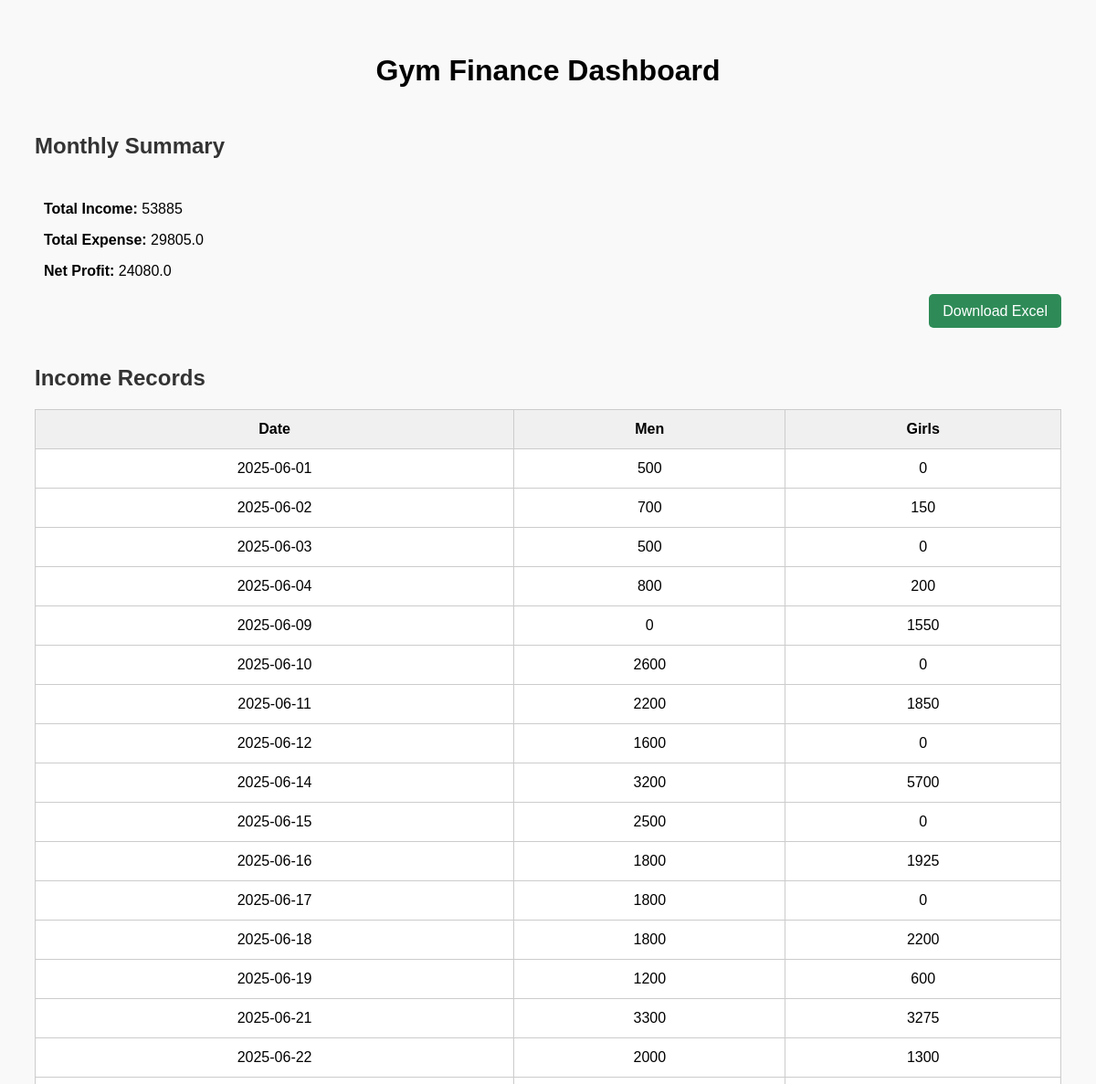
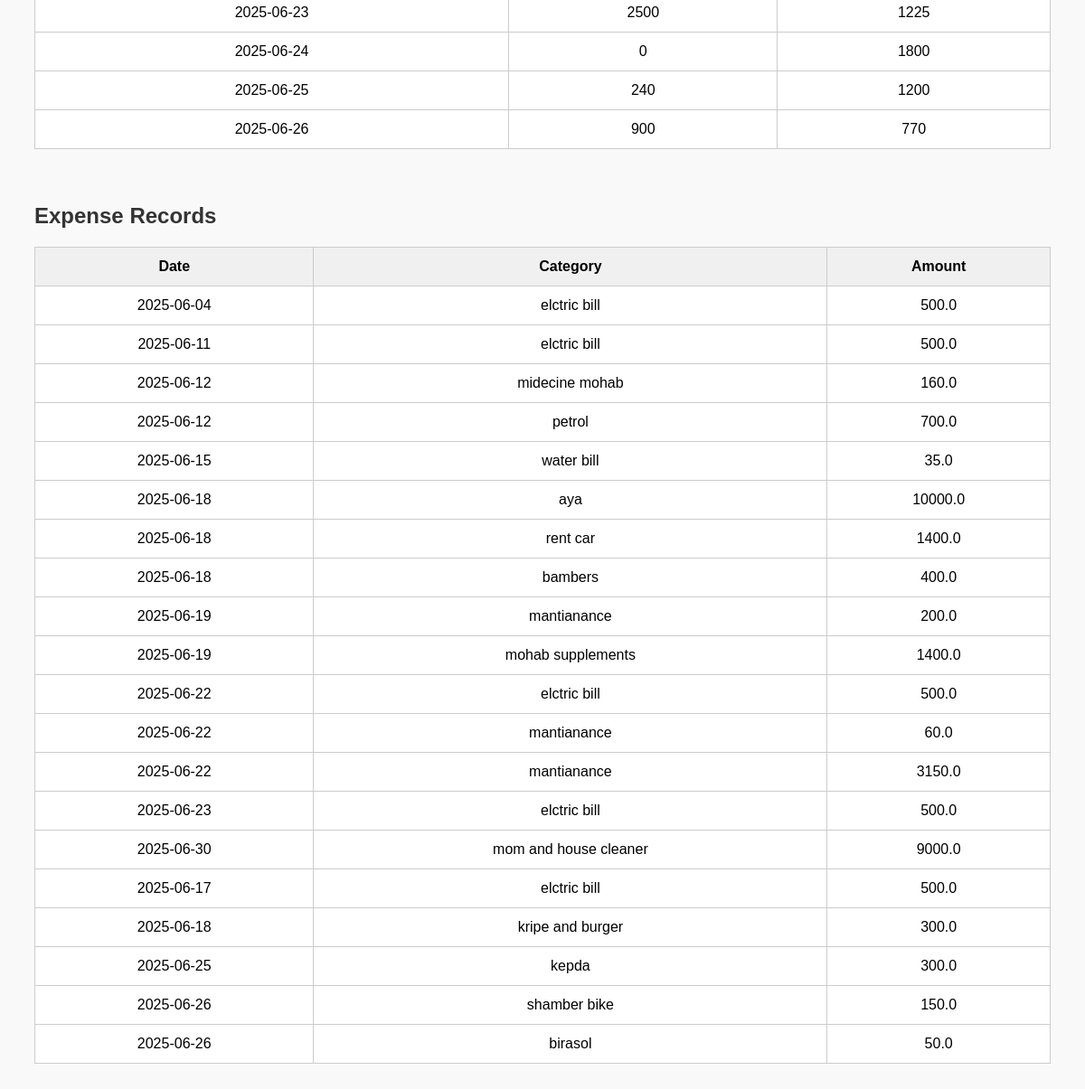
/dashboard, run on the app's committed database (2 pictures, top to bottom).
### app.py (models this page shows)
class Income(db.Model):
    id = db.Column(db.Integer, primary_key=True)              # Unique ID
    date = db.Column(db.Date, nullable=False)                 # Date of income
    men = db.Column(db.Integer, nullable=False)               # Men income amount
    girls = db.Column(db.Integer, nullable=False)             # Girls income amount

class Expense(db.Model):
    id = db.Column(db.Integer, primary_key=True)              # Unique ID
    date = db.Column(db.Date, nullable=False)                 # Date of expense
    category = db.Column(db.String(50), nullable=False)       # Expense category (e.g. rent, salary)
    cost = db.Column(db.Float, nullable=False)                # Cost of the expense

### app.py (the view)
@app.route('/dashboard')
def dashboard():
    income = Income.query.all()                          # Get all income
    expense = Expense.query.all()                        # Get all expenses
    total_income = sum(i.men + i.girls for i in income)  # Total income calculation
    total_expense = sum(e.cost for e in expense)         # Total expense calculation
    return render_template("dashboard.html",
                           total_income=total_income,
                           total_expense=total_expense,
                           income_records=income,
                           expense_records=expense)

### templates/dashboard.html (shortened to what this page needs)
<!DOCTYPE html>
<html lang="en">
<head>
</head>
<body>
    <h1> Gym Finance Dashboard</h1>
    <h2>Monthly Summary</h2>
    <div style="border: 1px soli d #ccc; padding: 10px; width: fit-content;">
      <p><strong>Total Income:</strong> {{ total_income }}</p>
      <p><strong>Total Expense:</strong> {{ total_expense }}</p>
      <p><strong>Net Profit:</strong> {{ total_income - total_expense }}</p>
    </div>
    <div class="export-link">
        <a href="{{ url_for('export_excel') }}"> Download Excel</a>
    </div>
    <div class="section">
        <h2>Income Records</h2>
        <table>
            <thead>
                <tr>
                    <th>Date</th>
                    <th>Men</th>
                    <th>Girls</th>
                </tr>
            </thead>
            <tbody>
                {% for income in income_records %}
                <tr>
                    <td>{{ income.date.strftime('%Y-%m-%d') }}</td>
                    <td>{{ income.men }}</td>
                    <td>{{ income.girls }}</td>
                </tr>
                {% else %}
                <tr><td colspan="3">No income records found.</td></tr>
                {% endfor %}
            </tbody>
        </table>
    </div>
    <div class="section">
        <h2>Expense Records</h2>
        <table>
            <thead>
                <tr>
                    <th>Date</th>
                    <th>Category</th>
                    <th>Amount</th>
                </tr>
            </thead>
            <tbody>
                {% for expense in expense_records %}
                <tr>
                    <td>{{ expense.date.strftime('%Y-%m-%d') }}</td>
                    <td>{{ expense.category }}</td>
                    <td>{{ expense.cost }}</td>
                </tr>
                {% else %}
                <tr><td colspan="3">No expense records found.</td></tr>
                {% endfor %}
            </tbody>
        </table>
    </div>
</body>
</html>

### templates/dashboard.html (style rules this page uses)
body { font-family: Arial, sans-serif; padding: 30px; background-color: #f9f9f9; }
h1 { text-align: center; margin-bottom: 40px; }
h2 { margin-top: 50px; color: #333; }
table { width: 100%; border-collapse: collapse; margin-top: 15px; background-color: #fff; }
th, td { padding: 12px; border: 1px solid #ccc; text-align: center; }
th { background-color: #f0f0f0; }
.section { margin-bottom: 60px; }
.export-link { text-align: right; margin-bottom: 20px; }
.export-link a { text-decoration: none; background-color: #2e8b57; color: white; padding: 10px 15px; border-radius: 5px; }

### data on the page
Income: date "2025-06-01", men "500", girls "0"
Income: date "2025-06-02", men "700", girls "150"
Income: date "2025-06-03", men "500", girls "0"
Income: date "2025-06-04", men "800", girls "200"
Income: date "2025-06-09", men "0", girls "1550"
Income: date "2025-06-10", men "2600", girls "0"
Income: date "2025-06-11", men "2200", girls "1850"
Income: date "2025-06-12", men "1600", girls "0"
Income: date "2025-06-14", men "3200", girls "5700"
Income: date "2025-06-15", men "2500", girls "0"
Income: date "2025-06-16", men "1800", girls "1925"
Income: date "2025-06-17", men "1800", girls "0"
Income: date "2025-06-18", men "1800", girls "2200"
Income: date "2025-06-19", men "1200", girls "600"
Income: date "2025-06-21", men "3300", girls "3275"
Income: date "2025-06-22", men "2000", girls "1300"
Income: date "2025-06-23", men "2500", girls "1225"
Income: date "2025-06-24", men "0", girls "1800"
Income: date "2025-06-25", men "240", girls "1200"
Income: date "2025-06-26", men "900", girls "770"
Expense: date "2025-06-04", category "elctric bill", cost "500.0"
Expense: date "2025-06-11", category "elctric bill", cost "500.0"
Expense: date "2025-06-12", category "midecine mohab", cost "160.0"
Expense: date "2025-06-12", category "petrol", cost "700.0"
Expense: date "2025-06-15", category "water bill", cost "35.0"
Expense: date "2025-06-18", category "aya", cost "10000.0"
Expense: date "2025-06-18", category "rent car", cost "1400.0"
Expense: date "2025-06-18", category "bambers", cost "400.0"
Expense: date "2025-06-19", category "mantianance", cost "200.0"
Expense: date "2025-06-19", category "mohab supplements", cost "1400.0"
Expense: date "2025-06-22", category "elctric bill", cost "500.0"
Expense: date "2025-06-22", category "mantianance", cost "60.0"
Expense: date "2025-06-22", category "mantianance", cost "3150.0"
Expense: date "2025-06-23", category "elctric bill", cost "500.0"
Expense: date "2025-06-30", category "mom and house cleaner", cost "9000.0"
Expense: date "2025-06-17", category "elctric bill", cost "500.0"
Expense: date "2025-06-18", category "kripe and burger", cost "300.0"
Expense: date "2025-06-25", category "kepda", cost "300.0"
Expense: date "2025-06-26", category "shamber bike", cost "150.0"
Expense: date "2025-06-26", category "birasol", cost "50.0"

### other printed values
{{ total_income }} "53885"
{{ total_expense }} "29805.0"
{{ total_income - total_expense }} "24080.0"
